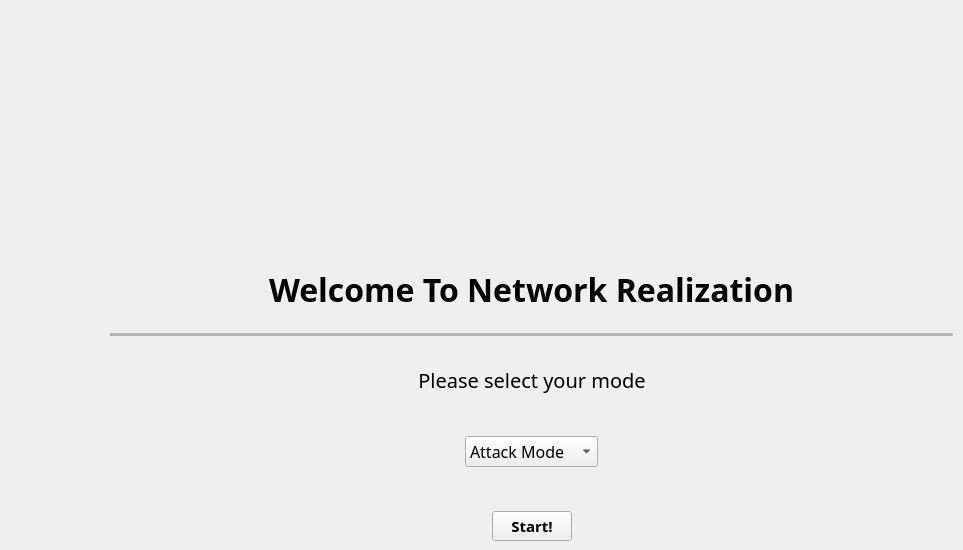
   <widget class="QWidget" name="Welcome">
    <widget class="QWidget" name="verticalLayoutWidget">
     <property name="geometry">
      <rect>
       <x>110</x>
       <y>260</y>
       <width>844</width>
       <height>281</height>
      </rect>
     </property>
     <layout class="QVBoxLayout" name="verticalLayout">
      <item alignment="Qt::AlignHCenter">
       <widget class="QLabel" name="label_19">
        <property name="font">
         <font>
          <family>Microsoft YaHei</family>
          <pointsize>24</pointsize>
          <weight>75</weight>
          <bold>true</bold>
         </font>
        </property>
        <property name="text">
         <string>Welcome To Network Realization</string>
        </property>
       </widget>
      </item>
      <item>
       <spacer name="verticalSpacer_3">
        <property name="orientation">
         <enum>Qt::Vertical</enum>
        </property>
        <property name="sizeType">
         <enum>QSizePolicy::Fixed</enum>
        </property>
        <property name="sizeHint" stdset="0">
         <size>
          <width>20</width>
          <height>9</height>
         </size>
        </property>
       </spacer>
      </item>
      <item>
       <widget class="Line" name="line">
        <property name="font">
         <font>
          <pointsize>23</pointsize>
          <weight>75</weight>
          <bold>true</bold>
         </font>
        </property>
        <property name="midLineWidth">
         <number>5</number>
        </property>
        <property name="orientation">
         <enum>Qt::Horizontal</enum>
        </property>
       </widget>
      </item>
      <item>
       <spacer name="verticalSpacer">
        <property name="orientation">
         <enum>Qt::Vertical</enum>
        </property>
        <property name="sizeType">
         <enum>QSizePolicy::Fixed</enum>
        </property>
        <property name="sizeHint" stdset="0">
         <size>
          <width>20</width>
          <height>9</height>
         </size>
        </property>
       </spacer>
      </item>
      <item>
       <widget class="QLabel" name="label_20">
        <property name="font">
         <font>
          <family>Microsoft YaHei</family>
          <pointsize>15</pointsize>
          <weight>50</weight>
          <bold>false</bold>
         </font>
        </property>
        <property name="mouseTracking">
         <bool>false</bool>
        </property>
        <property name="layoutDirection">
         <enum>Qt::LeftToRight</enum>
        </property>
        <property name="frameShadow">
         <enum>QFrame::Plain</enum>
        </property>
        <property name="text">
         <string>Please select your mode</string>
        </property>
        <property name="alignment">
         <set>Qt::AlignCenter</set>
        </property>
       </widget>
      </item>
      <item>
       <spacer name="verticalSpacer_8">
        <property name="orientation">
         <enum>Qt::Vertical</enum>
        </property>
        <property name="sizeType">
         <enum>QSizePolicy::Fixed</enum>
        </property>
        <property name="sizeHint" stdset="0">
         <size>
          <width>20</width>
          <height>9</height>
         </size>
        </property>
       </spacer>
      </item>
      <item alignment="Qt::AlignHCenter|Qt::AlignVCenter">
       <widget class="QComboBox" name="ModeComboBox">
        <property name="font">
         <font>
          <family>Microsoft YaHei</family>
          <pointsize>12</pointsize>
          <weight>50</weight>
          <bold>false</bold>
         </font>
        </property>
        <property name="cursor">
         <cursorShape>PointingHandCursor</cursorShape>
        </property>
        <property name="sizeAdjustPolicy">
         <enum>QComboBox::AdjustToContentsOnFirstShow</enum>
        </property>
        <property name="iconSize">
         <size>
          <width>10</width>
          <height>16</height>
         </size>
        </property>
        <item>
         <property name="text">
          <string>Attack Mode</string>
         </property>
        </item>
        <item>
         <property name="text">
          <string>Defend Mode</string>
         </property>
        </item>
       </widget>
      </item>
      <item>
       <spacer name="verticalSpacer_2">
        <property name="orientation">
         <enum>Qt::Vertical</enum>
        </property>
        <property name="sizeType">
         <enum>QSizePolicy::Fixed</enum>
        </property>
        <property name="sizeHint" stdset="0">
         <size>
          <width>19</width>
          <height>24</height>
         </size>
        </property>
       </spacer>
      </item>
      <item alignment="Qt::AlignHCenter">
       <widget class="QPushButton" name="ModeChange">
        <property name="sizePolicy">
         <sizepolicy hsizetype="Fixed" vsizetype="Fixed">
          <horstretch>0</horstretch>
          <verstretch>0</verstretch>
         </sizepolicy>
        </property>
        <property name="minimumSize">
         <size>
          <width>0</width>
          <height>0</height>
         </size>
        </property>
        <property name="sizeIncrement">
         <size>
          <width>0</width>
          <height>0</height>
         </size>
        </property>
        <property name="baseSize">
         <size>
          <width>0</width>
          <height>0</height>
         </size>
        </property>
        <property name="font">
         <font>
          <family>Microsoft YaHei</family>
          <pointsize>11</pointsize>
          <weight>75</weight>
          <bold>true</bold>
          <stylestrategy>PreferDefault</stylestrategy>
          <kerning>true</kerning>
         </font>
        </property>
        <property name="cursor">
         <cursorShape>PointingHandCursor</cursorShape>
        </property>
        <property name="text">
         <string>Start!</string>
        </property>
        <property name="iconSize">
         <size>
          <width>16</width>
          <height>10</height>
         </size>
        </property>
        <property name="checkable">
         <bool>false</bool>
        </property>
        <property name="checked">
         <bool>false</bool>
        </property>
       </widget>
      </item>
     </layout>
    </widget>
   </widget>
